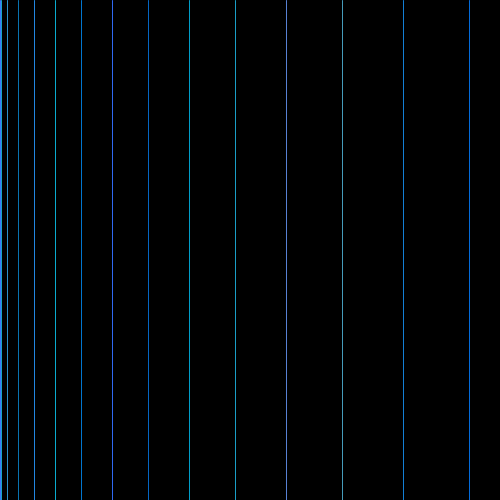
Frame 1 (no input)
Frame 60 (the mouse pressed at the canvas centre just before this capture): identical to frame 1, image omitted
Frame 120 (the mouse held since frame 60 and released just before this capture): identical to frame 1, image omitted

The Processing sketch that drew this single still picture (run headless with seeded random() and noise(); from frame 60 on, the mouse is pressed at the canvas centre):

// Processing sketch: Lines_That_Are_Mad_Pretty
// ── Lines_That_Are_Mad_Pretty.pde
int x;
int step;

void setup () {
 size(500,500);
x = 0;
step=1;
background(0);

}
void draw () {
  while (x<500) {
    stroke(random(0,100),random(100,175),random(175,255));
    line(x,0,x,height);
    x+=step;
    step+=5;
  }
}
